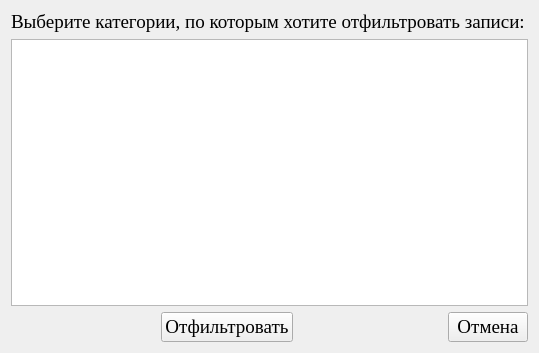
<?xml version="1.0" encoding="UTF-8"?>
<ui version="4.0">
 <class>Form</class>
 <widget class="QWidget" name="Form">
  <property name="geometry">
   <rect>
    <x>0</x>
    <y>0</y>
    <width>539</width>
    <height>353</height>
   </rect>
  </property>
  <property name="font">
   <font>
    <family>Times New Roman</family>
    <pointsize>14</pointsize>
   </font>
  </property>
  <property name="windowTitle">
   <string>Form</string>
  </property>
  <layout class="QVBoxLayout" name="verticalLayout">
   <item>
    <widget class="QLabel" name="label">
     <property name="text">
      <string>Выберите категории, по которым хотите отфильтровать записи:</string>
     </property>
    </widget>
   </item>
   <item>
    <widget class="QListWidget" name="listWidget">
     <property name="font">
      <font>
       <family>Times New Roman</family>
       <pointsize>14</pointsize>
      </font>
     </property>
    </widget>
   </item>
   <item>
    <layout class="QHBoxLayout" name="horizontalLayout">
     <item>
      <spacer name="horizontalSpacer">
       <property name="orientation">
        <enum>Qt::Horizontal</enum>
       </property>
       <property name="sizeHint" stdset="0">
        <size>
         <width>40</width>
         <height>20</height>
        </size>
       </property>
      </spacer>
     </item>
     <item>
      <widget class="QPushButton" name="button_filter">
       <property name="text">
        <string>Отфильтровать</string>
       </property>
      </widget>
     </item>
     <item>
      <spacer name="horizontalSpacer_2">
       <property name="orientation">
        <enum>Qt::Horizontal</enum>
       </property>
       <property name="sizeHint" stdset="0">
        <size>
         <width>40</width>
         <height>20</height>
        </size>
       </property>
      </spacer>
     </item>
     <item>
      <widget class="QPushButton" name="button_exit">
       <property name="text">
        <string>Отмена</string>
       </property>
      </widget>
     </item>
    </layout>
   </item>
  </layout>
 </widget>
 <resources/>
 <connections/>
</ui>
